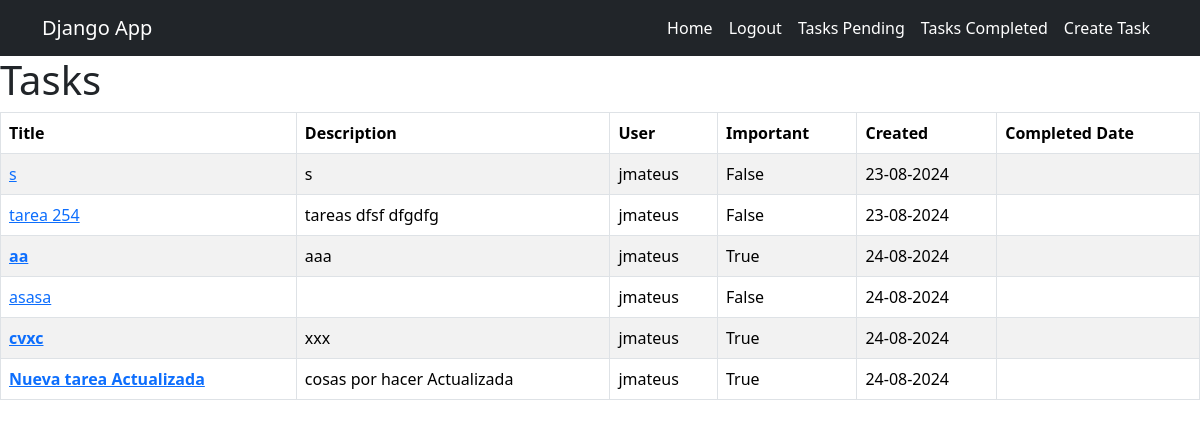
Before: /tasks/ (signed in) with the older database file.
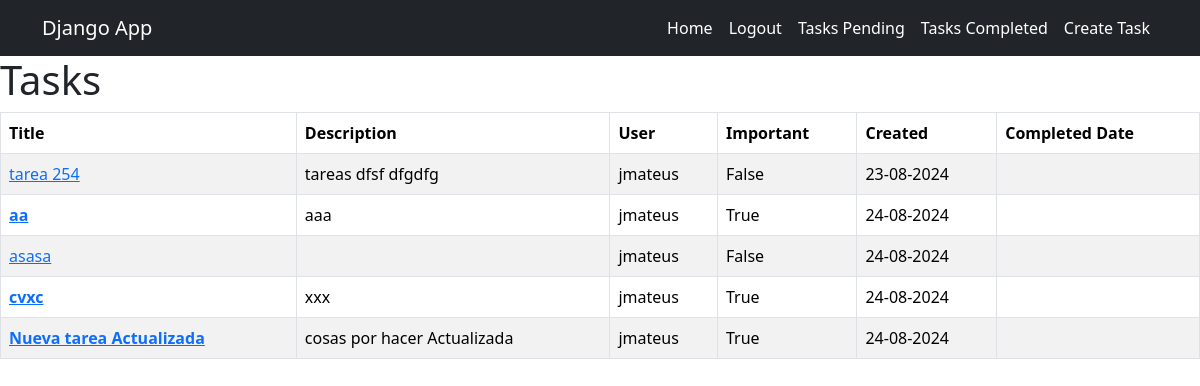
After: the same page with the newer database file.
### tasks/models.py (models this page shows, shortened)
class Task(models.Model):
    title = models.CharField(max_length=100)
    description = models.TextField(blank=True)
    created = models.DateTimeField(auto_now_add=True)
    datecompleted = models.DateTimeField(null=True, blank=True)
    important = models.BooleanField(default=False)
    user = models.ForeignKey(User, on_delete=models.CASCADE)

### tasks/views.py (the view)
# urls.py: path('tasks/', views.tasks, name = 'tasks'),
@login_required
def tasks(request):
    tasks = Task.objects.filter(user = request.user, datecompleted__isnull = True)
    return render (request, 'tasks.html',{
        'tasks': tasks
    })

### tasks/templates/tasks.html
{% extends 'base.html' %}
{% block content %}
<h1>Tasks</h1>
<table class="table table-striped table-bordered">
    <thead>
        <tr>
            <th>Title</th>
            <th>Description</th>
            <th>User</th>
            <th>Important</th>
            <th>Created</th>
            <th>Completed Date</th>
        </tr>
    </thead>
    <tbody>
        {% for task in tasks %}
        <tr>
            <td>
                <a href="{% url 'task_detail' task.id %}">
                    {% if task.important %}
                    <strong>{{task.title}}</strong>
                    {% else %}
                    {{task.title}}
                    {% endif %}
                </a>
            </td>
            <td>{{task.description}}</td>
            <td>{{task.user.username}}</td>
            <td>{{task.important}}</td>
            <td>{{task.created|date:"d-m-Y"}}</td>
            <td>{{task.datecompleted|date:"d-m-Y"}}</td>
        </tr>
        {% endfor %}
    </tbody>
</table>
{% endblock %}

Changed rows visible on the page:
no longer on this page (row edited): Task: title "s", description "s", user.username "jmateus", important "False", created "23-08-2024"
